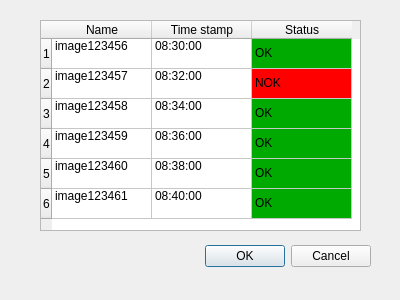
<?xml version="1.0" encoding="UTF-8"?>
<ui version="4.0">
 <class>Log</class>
 <widget class="QDialog" name="Log">
  <property name="geometry">
   <rect>
    <x>0</x>
    <y>0</y>
    <width>400</width>
    <height>300</height>
   </rect>
  </property>
  <property name="windowTitle">
   <string>Log</string>
  </property>
  <widget class="QDialogButtonBox" name="buttonBox">
   <property name="geometry">
    <rect>
     <x>30</x>
     <y>240</y>
     <width>341</width>
     <height>32</height>
    </rect>
   </property>
   <property name="orientation">
    <enum>Qt::Horizontal</enum>
   </property>
   <property name="standardButtons">
    <set>QDialogButtonBox::Cancel|QDialogButtonBox::Ok</set>
   </property>
  </widget>
  <widget class="QTableWidget" name="tableWidget">
   <property name="geometry">
    <rect>
     <x>40</x>
     <y>20</y>
     <width>321</width>
     <height>211</height>
    </rect>
   </property>
   <row>
    <property name="text">
     <string>1</string>
    </property>
   </row>
   <row>
    <property name="text">
     <string>2</string>
    </property>
   </row>
   <row>
    <property name="text">
     <string>3</string>
    </property>
   </row>
   <row>
    <property name="text">
     <string>4</string>
    </property>
   </row>
   <row>
    <property name="text">
     <string>5</string>
    </property>
   </row>
   <row>
    <property name="text">
     <string>6</string>
    </property>
   </row>
   <column>
    <property name="text">
     <string>Name</string>
    </property>
   </column>
   <column>
    <property name="text">
     <string>Time stamp</string>
    </property>
   </column>
   <column>
    <property name="text">
     <string>Status</string>
    </property>
   </column>
   <item row="0" column="0">
    <property name="text">
     <string>image123456
</string>
    </property>
   </item>
   <item row="0" column="1">
    <property name="text">
     <string>08:30:00
</string>
    </property>
   </item>
   <item row="0" column="2">
    <property name="text">
     <string>OK</string>
    </property>
    <property name="background">
     <brush brushstyle="SolidPattern">
      <color alpha="255">
       <red>0</red>
       <green>170</green>
       <blue>0</blue>
      </color>
     </brush>
    </property>
   </item>
   <item row="1" column="0">
    <property name="text">
     <string>image123457
</string>
    </property>
   </item>
   <item row="1" column="1">
    <property name="text">
     <string>08:32:00
</string>
    </property>
   </item>
   <item row="1" column="2">
    <property name="text">
     <string>NOK</string>
    </property>
    <property name="background">
     <brush brushstyle="SolidPattern">
      <color alpha="255">
       <red>255</red>
       <green>0</green>
       <blue>0</blue>
      </color>
     </brush>
    </property>
   </item>
   <item row="2" column="0">
    <property name="text">
     <string>image123458
</string>
    </property>
   </item>
   <item row="2" column="1">
    <property name="text">
     <string>08:34:00
</string>
    </property>
   </item>
   <item row="2" column="2">
    <property name="text">
     <string>OK</string>
    </property>
    <property name="background">
     <brush brushstyle="SolidPattern">
      <color alpha="255">
       <red>0</red>
       <green>170</green>
       <blue>0</blue>
      </color>
     </brush>
    </property>
   </item>
   <item row="3" column="0">
    <property name="text">
     <string>image123459
</string>
    </property>
   </item>
   <item row="3" column="1">
    <property name="text">
     <string>08:36:00
</string>
    </property>
   </item>
   <item row="3" column="2">
    <property name="text">
     <string>OK</string>
    </property>
    <property name="background">
     <brush brushstyle="SolidPattern">
      <color alpha="255">
       <red>0</red>
       <green>170</green>
       <blue>0</blue>
      </color>
     </brush>
    </property>
   </item>
   <item row="4" column="0">
    <property name="text">
     <string>image123460
</string>
    </property>
   </item>
   <item row="4" column="1">
    <property name="text">
     <string>08:38:00
</string>
    </property>
   </item>
   <item row="4" column="2">
    <property name="text">
     <string>OK</string>
    </property>
    <property name="background">
     <brush brushstyle="SolidPattern">
      <color alpha="255">
       <red>0</red>
       <green>170</green>
       <blue>0</blue>
      </color>
     </brush>
    </property>
    <property name="foreground">
     <brush brushstyle="NoBrush">
      <color alpha="255">
       <red>0</red>
       <green>0</green>
       <blue>0</blue>
      </color>
     </brush>
    </property>
   </item>
   <item row="5" column="0">
    <property name="text">
     <string>image123461
</string>
    </property>
   </item>
   <item row="5" column="1">
    <property name="text">
     <string>08:40:00
</string>
    </property>
   </item>
   <item row="5" column="2">
    <property name="text">
     <string>OK</string>
    </property>
    <property name="background">
     <brush brushstyle="SolidPattern">
      <color alpha="255">
       <red>0</red>
       <green>170</green>
       <blue>0</blue>
      </color>
     </brush>
    </property>
   </item>
  </widget>
 </widget>
 <resources/>
 <connections>
  <connection>
   <sender>buttonBox</sender>
   <signal>accepted()</signal>
   <receiver>Log</receiver>
   <slot>accept()</slot>
   <hints>
    <hint type="sourcelabel">
     <x>248</x>
     <y>254</y>
    </hint>
    <hint type="destinationlabel">
     <x>157</x>
     <y>274</y>
    </hint>
   </hints>
  </connection>
  <connection>
   <sender>buttonBox</sender>
   <signal>rejected()</signal>
   <receiver>Log</receiver>
   <slot>reject()</slot>
   <hints>
    <hint type="sourcelabel">
     <x>316</x>
     <y>260</y>
    </hint>
    <hint type="destinationlabel">
     <x>286</x>
     <y>274</y>
    </hint>
   </hints>
  </connection>
 </connections>
</ui>
